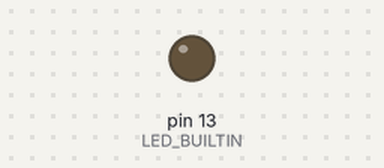
Recording of a sketch running on a simulated Arduino Uno, built with avr-gcc and run on an emulated ATmega328P. On the bench: output pins drawn as LEDs (lit = HIGH). Pins used as bus, display or sensor lines are not drawn; what the sketch prints to the serial monitor is not drawn.

Above: at 0.05 s.
Timing chart, 0 to 3.0 s (numbered marks = the images above):
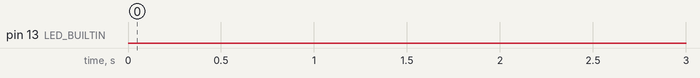

The sketch:

blinky_flasher.ino
```cpp
// (licence header left out)
/* Adjust these defines to match your LED connections.
 * This sketch assumes that HIGH output turns on each LED. */
#define PIN_CLOCK 14
#define PIN_DATA 16

/* Adjust this define to change the delay between LED state changes.
 * We've had reliable transmission with this set to 20. */
#define DELAY_MS 20

// The setup function runs once when you press reset or power the board
void setup() {
    // initialize digital pin LED_BUILTIN as an output.
    pinMode(LED_BUILTIN, OUTPUT);

    pinMode(PIN_CLOCK, OUTPUT);
    pinMode(PIN_DATA, OUTPUT);

    digitalWrite(PIN_CLOCK, LOW);
    digitalWrite(PIN_DATA, LOW);


    Serial.begin(9600);
}


// These are not message_data, they are xmit_data (including intel hex record framing)


// grid:
byte bytes[] = {16,0,0,6,8,230,14,170,85,170,85,170,85,170,85,170,85,170,85,170,74,16,0,16,6,85,10,11,17,14,21,21,24,41,32,24,27,21,13,234,7,128,16,0,32,6,4,98,97,9,97,98,4,10,11,32,10,34,23,14,38,21,114,16,0,48,6,10,34,23,14,222,14,48,72,68,34,68,72,48,48,120,124,191,16,0,64,6,62,124,120,48,10,34,11,21,18,23,20,34,41,16,27,18,55,16,0,80,6,13,41,18,28,41,10,41,28,22,10,27,29,41,21,14,13,13,16,0,96,6,41,22,10,29,27,18,33,37,10,40,11,21,18,23,20,34,0,16,0,112,6,41,16,27,18,13,41,32,10,28,41,22,10,13,14,41,11,0,16,0,128,6,34,41,32,10,34,23,14,41,10,23,13,41,21,10,34,23,214,16,0,144,6,14,37,10,60,11,21,18,23,20,34,41,16,27,18,13,41,198,16,0,160,6,18,28,41,27,14,25,27,24,16,27,10,22,22,14,13,41,217,16,0,176,6,11,34,41,17,24,21,13,18,23,16,41,18,29,41,30,25,168,16,0,192,6,41,29,24,41,34,24,30,27,41,28,12,27,14,14,23,37,108,0,0,0,1,255};


// pov:
//byte bytes[] = {16,0,0,6,6,145,16,24,60,62,31,62,60,24,0,96,240,248,124,248,68,16,0,16,6,240,96,0,33,10,11,21,18,23,20,34,41,25,24,31,145,214,16,0,32,6,14,128,64,32,16,8,4,2,1,2,4,8,16,32,64,17,46,16,0,48,6,7,17,14,21,21,24,41,41,253,14,170,85,170,85,170,85,248,11,0,64,6,170,85,170,85,170,85,170,85,211,1,170,53,0,0,0,1,255};


// other:
//byte bytes[] = {8,0,0,6,1,30,5,17,14,21,21,24,109,0,0,0,1,255};


// the loop function runs over and over again forever
void loop() {
    Serial.println("");
    for (unsigned int byix = 0; byix < sizeof(bytes); byix++) {
	Serial.print("\n");
	Serial.print(bytes[byix], HEX);
	Serial.print("  ");
	for (signed int btix = 7; btix >= 0; btix--) {
	    // set data to black/white
	    if (bytes[byix] & (1 << btix)) {
		Serial.print("1,");
		digitalWrite(PIN_DATA, HIGH);
	    } else {
		Serial.print("0,");
		digitalWrite(PIN_DATA, LOW);
	    }

	    // delay a few ms
	    delay(DELAY_MS);


	    // change clock state
	    digitalWrite(PIN_CLOCK, !digitalRead(PIN_CLOCK));


	    // delay a few ms
	    delay(DELAY_MS);
	}
    }


    // all done
    digitalWrite(PIN_CLOCK, LOW);
    digitalWrite(PIN_DATA, LOW);


    while (1) {
	digitalWrite(LED_BUILTIN, HIGH);   // turn the LED on (HIGH is the voltage level)
	delay(100);
	digitalWrite(LED_BUILTIN, LOW);    // turn the LED off by making the voltage LOW
	delay(100);
    }
}
```

Measured:
- by itself, pin 13 (LED_BUILTIN): LOW → HIGH at 89.1 s, → LOW 0.10 s later, → HIGH 0.10 s later, → LOW 0.10 s later, … (410 changes in this stretch)
